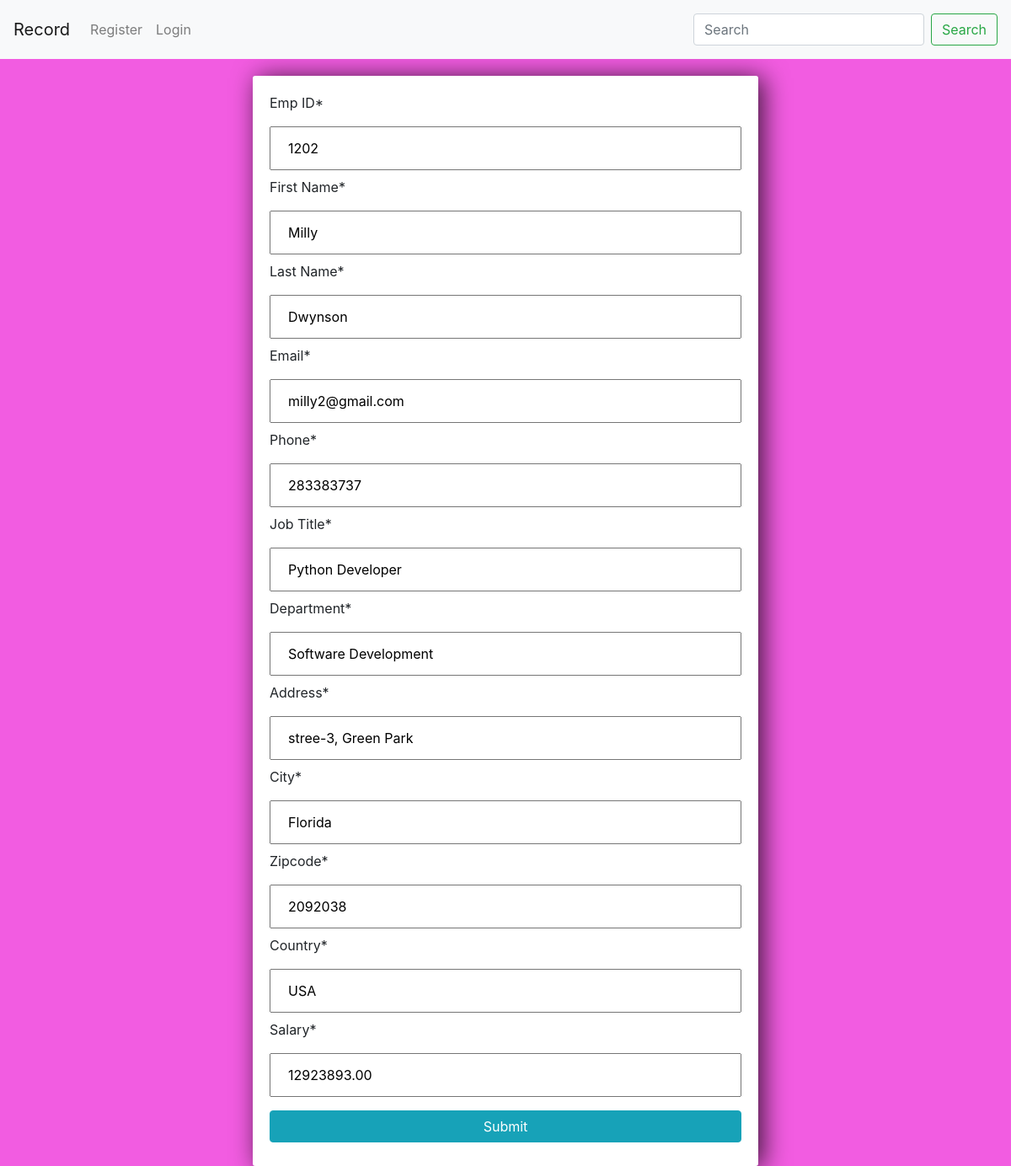
The app's page /praful-1202/edit with its own data.
### form/models.py (models this page shows, shortened)
class Emp(models.Model):
    author = models.ForeignKey(User, null=True, on_delete=models.CASCADE)
    Emp_ID = models.IntegerField()
    First_Name = models.CharField(max_length=50)
    Last_Name = models.CharField(max_length=50)
    Email = models.EmailField()
    Phone = models.CharField(max_length=11)
    Job_Title = models.CharField(max_length=100)
    Department = models.CharField(max_length=100)
    Address = models.CharField(max_length=100)
    City = models.CharField(max_length=100)
    Zipcode = models.CharField(max_length=100)
    Country = models.CharField(max_length=100)
    Salary = models.DecimalField(decimal_places=2, max_digits=15)
    slug = models.SlugField(blank=True, unique=True)
    class Meta:
        verbose_name_plural = "Record"

### form/views.py (the view, shortened to what this page needs)
# urls.py: path('<slug>/edit', views.edit, name="edit"),
def edit(request, slug):
    data = get_object_or_404(Emp, slug=slug)
    form = UpdateForm(
        initial={
            'Emp_ID': data.Emp_ID,
            'First_Name': data.First_Name,
            'Last_Name': data.Last_Name,
            'Email': data.Email,
            'Phone': data.Phone,
            'Job_Title': data.Job_Title,
            'Department': data.Department,
            'Address': data.Address,
            'City': data.City,
            'Zipcode': data.Zipcode,
            'Country': data.Country,
            'Salary': data.Salary
        }
    )
    context = {'form': form}
    return render(request, 'edit.html', context)

### form/forms.py (shortened to what this page needs)
class UpdateForm(forms.ModelForm):
    class Meta:
        model = Emp
        fields = ['Emp_ID', 'First_Name', 'Last_Name', 'Email', 'Phone', 'Job_Title',
                  'Department', 'Address', 'City', 'Zipcode', 'Country', 'Salary']

### templates/edit.html (shortened to what this page needs)
{% extends 'nav.html' %}
{% load static %}
{% load crispy_forms_tags %}
{% block cont %}
<div class="center-column">
  <form method="POST">
      {{form|crispy}}
    <input class="btn btn-info" type="submit" name="Create Task">
  </form>
</div>
{% endblock %}

### templates/edit.html (style rules this page uses)
body { background-color: #f25ce1; }
input { width: 100%; padding: 12px 20px; margin: 8px 0; box-sizing: border-box; }
input::placeholder { color: #d3d3d3; }
.center-column { width:600px; margin: 20px auto; padding:20px; background-color: #fff; border-radius: 3px; box-shadow: 6px 2px 30px 0px rgba(0,0,0,0.75); }

### records on screen
Emp: Emp_ID "1202", First_Name "Milly", Last_Name "Dwynson", Email "milly2@gmail.com", Phone "283383737", Job_Title "Python Developer", Department "Software Development", Address "stree-3, Green Park", City "Florida", Zipcode "2092038", Country "USA", Salary "12923893.00"
